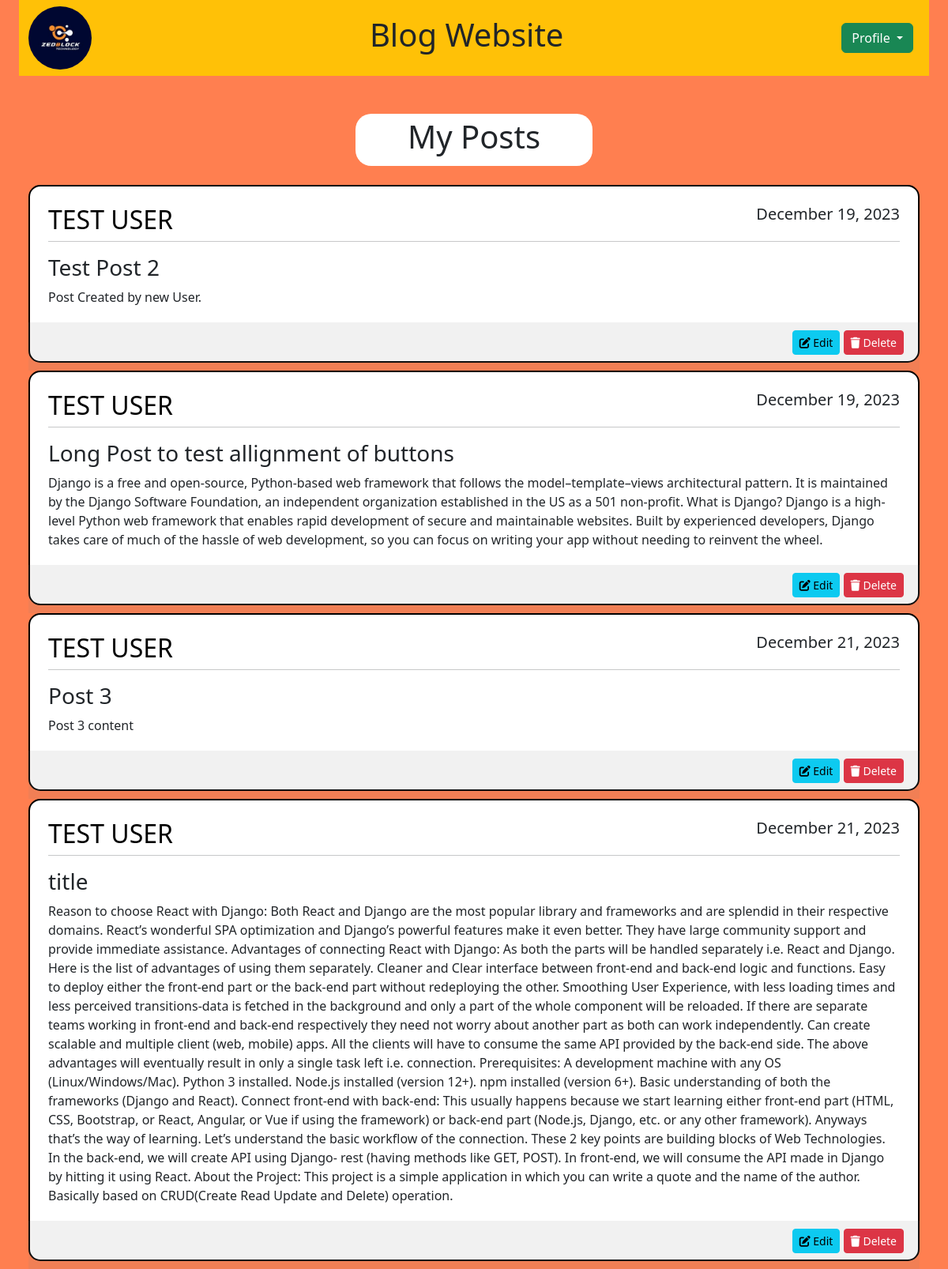
The page /mypost/ (signed in) on the database its author committed.
### blog_app/models.py (models this page shows, shortened)
class Post(models.Model):
    title = models.CharField(max_length=100)
    content = models.TextField()
    date_posted = models.DateTimeField(default=timezone.now)
    author = models.ForeignKey(User, on_delete=models.CASCADE)

### blog_app/views.py (the view)
# urls.py: path('mypost/', views.my_post, name='my-post'),
def my_post(request):
    if request.user.is_authenticated:
        context = {
            'posts': Post.objects.filter(author=request.user)
        }
        return render(request, 'blog_app/my_post.html', context)
    else:
        messages.error(request, 'KINDLY LOGIN TO VIEW YOUR POSTS')
        return redirect('/login')

### blog_app/templates/blog_app/my_post.html (shortened to what this page needs)
{% extends 'blog_app/base.html' %}
{% block content %}
{% load static %}
<div class="container custom-container">
    <nav class="navbar navbar-light bg-warning">
        <div class="container-fluid">
            <a href="/home"><img class="rounded-circle" src="{% static 'image/logo.png' %}" alt="" height="80"></a>
            <h1>Blog Website</h1>
            <form class="form-inline my-2 my-lg-0">
                <div class="dropdown me-2">
                    <button class="btn btn-success dropdown-toggle" type="button" id="dropdownMenuButton" data-bs-toggle="dropdown" aria-haspopup="true" aria-expanded="false">
                        Profile
                    </button>
                </div>
            </form>
        </div>
    </nav>
    <br><br>
    <div class="container custom-container" style="max-width: 300px ; border-radius: 20px; padding-top: 5px; padding-bottom: 5px; background-color:#ffffff; text-align: center ">
        <h1>My Posts </h1>
    </div>
    <br>
    <div class="container custom-container" style="max-width: 1350px ;">
        {% for post in posts %}
        <article class="media content-section">
            <div class="media-body" style="border: 2px solid black; padding: 23px; margin-bottom: 10px; background-color:#ffffff; border-radius:15px ;">
                <div class="article-metadata">
                    <h2 class="text-uppercase" style="text-align:left;float:left; color: #000000;">{{ post.author }}</h2>
                    <h5 style="text-align:right;float:right;">{{ post.date_posted|date:"F d, Y" }}</h5>
                    <hr style="clear:both;" />
                </div>
                <h3>{{ post.title }}</h3>
                <p class="article-content">{{ post.content }}</p>
                <div class="card-footer" style="text-align:right; margin: 20px -25px -35px;background-color:rgba(129,127,127,0.11); padding: 10px 20px 20px;">
                    <a class="btn btn-sm btn-info" href="/edit/{{post.id}}"><i class="fa-solid fa-pen-to-square"></i> Edit</a>
                    <a class="btn btn-sm btn-danger" href="/delete/{{post.id}}"> <i class="fa-solid fa-trash"></i> Delete</a>
                </div>
            </div>
        </article>
        {% endfor %}
    </div>
</div>
{% endblock %}

### blog_app/templates/blog_app/base.html (style rules this page uses)
body { background-color: coral; }
.custom-container { max-width: 1350px; }

### rows shown on the page
Post: author "TEST USER", date_posted "December 19, 2023", title "Test Post 2", content "Post Created by new User."
Post: author "TEST USER", date_posted "December 19, 2023", title "Long Post to test allignment of buttons", content "Django is a free and open-source, Python-based web framework that follows the model–template–views architectural pattern. It is maintained by the Django Software Foundation, an independent organization established in the US as a 501 non-profit. What is Django? Django is a high-level Python web framework that enables rapid development of secure and maintainable websites. Built by experienced developers, Django takes care of much of the hassle of web development, so you can focus on writing your app without needing to reinvent the wheel."
Post: author "TEST USER", date_posted "December 21, 2023", title "Post 3", content "Post 3 content"
Post: author "TEST USER", date_posted "December 21, 2023", title "title", content "Reason to choose React with Django: Both React and Django are the most popular library and frameworks and are splendid in their respective domains. React’s wonderful SPA optimization and Django’s powerful features make it even better. They have large community support and provide immediate assistance. Advantages of connecting React with Django: As both the parts will be handled separately i.e. React and Django. Here is the list of advantages of using them separately. Cleaner and Clear interface between front-end and back-end logic and functions. Easy to deploy either the front-end part or the back-end part without redeploying the other. Smoothing User Experience, with less loading times and…"
